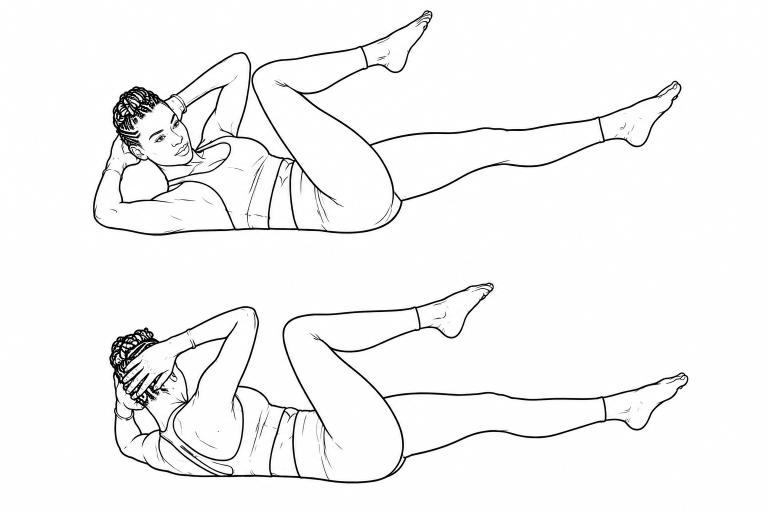
#> input picture design-files/form-guides/source/bicycle-crunch.png, 1536 x 1024 px, given in place of man-front-raising.jpg, which was not available (shown at 1/2 size)
$ python compose_screens.py
#> lines starting #> are read from the running program, lines starting #| are printed output that depends on the picture; pictures that were not available may be replaced by others from this repository, and a replacement may not be noted
"""
Compose 3 App Store preview screenshots for Flip 54.
Output: 1290x2796 PNGs in /tmp/flip54-screens/
"""
from PIL import Image, ImageDraw, ImageFont, ImageFilter
import os

W, H = 1320, 2868
DESIGN_FILES = "/Users/zcampbell/Claude/Flip 54/design-files"
FONTS = "/Users/zcampbell/Claude/Flip 54/Flip54/Resources/Fonts"
HEADLINE_FONT = f"{FONTS}/BarlowCondensed-ExtraBold.ttf"
SUBHEAD_FONT = "/Users/zcampbell/Claude/Flip 54/design-files/marketing/BarlowCondensed-LightItalic.ttf"  # same family, true italic at light weight
OUT = "/tmp/flip54-screens"
os.makedirs(OUT, exist_ok=True)

BRAND_RED = (200, 38, 44)
BRAND_RED_DARK = (42, 18, 20)  # redSoft from DS.swift
WHITE = (254, 254, 254)
CREAM = (240, 234, 224)  # goldLight from DS.swift
SUBHEAD_BG = (15, 15, 15)
LOGO_PATH = "/Users/zcampbell/Claude/Flip 54/Flip-54-Logo.png"


def smart_crop_to_portrait(img: Image.Image, target_w: int, target_h: int, focus_y_ratio: float = 0.4) -> Image.Image:
    """Crop image to target aspect ratio, scaling up so it fills, with a vertical focus point."""
    src_w, src_h = img.size
    target_ratio = target_w / target_h
    src_ratio = src_w / src_h

    if src_ratio > target_ratio:
        # source wider than target — fit by height, crop sides
        scale = target_h / src_h
        new_w = int(src_w * scale)
        new_h = target_h
        img2 = img.resize((new_w, new_h), Image.LANCZOS)
        x0 = (new_w - target_w) // 2
        return img2.crop((x0, 0, x0 + target_w, target_h))
    else:
        # source taller than target — fit by width, crop top/bottom around focus
        scale = target_w / src_w
        new_w = target_w
        new_h = int(src_h * scale)
        img2 = img.resize((new_w, new_h), Image.LANCZOS)
        focus = int(new_h * focus_y_ratio)
        y0 = max(0, min(new_h - target_h, focus - target_h // 2))
        return img2.crop((0, y0, target_w, y0 + target_h))


def vertical_gradient(width: int, height: int, top_alpha: int, bottom_alpha: int) -> Image.Image:
    """Black gradient from top_alpha at top to bottom_alpha at bottom."""
    grad = Image.new("L", (1, height))
    for y in range(height):
        t = y / max(1, height - 1)
        a = int(top_alpha + (bottom_alpha - top_alpha) * t)
        grad.putpixel((0, y), a)
    grad = grad.resize((width, height))
    out = Image.new("RGBA", (width, height), (0, 0, 0, 0))
    out.putalpha(grad)
    black = Image.new("RGBA", (width, height), (0, 0, 0, 255))
    black.putalpha(grad)
    return black


def wrap_lines(draw, text, font, max_width):
    """Greedy word wrap to fit max_width."""
    words = text.split()
    lines = []
    cur = ""
    for w in words:
        trial = (cur + " " + w).strip()
        if draw.textbbox((0, 0), trial, font=font)[2] <= max_width:
            cur = trial
        else:
            if cur:
                lines.append(cur)
            cur = w
    if cur:
        lines.append(cur)
    return lines


def load_subhead_font(size: int) -> ImageFont.FreeTypeFont:
    return ImageFont.truetype(SUBHEAD_FONT, size)


def render_subhead_line(text: str, font: ImageFont.FreeTypeFont, fill) -> Image.Image:
    """Render one line of subhead text using the font's natural italic (no synthetic skew)."""
    tmp = Image.new("RGBA", (1, 1))
    d = ImageDraw.Draw(tmp)
    bbox = d.textbbox((0, 0), text, font=font)
    pad = 4
    canvas_w = bbox[2] - bbox[0] + pad * 2
    canvas_h = bbox[3] - bbox[1] + pad * 2
    img = Image.new("RGBA", (canvas_w, canvas_h), (0, 0, 0, 0))
    d = ImageDraw.Draw(img)
    d.text((pad - bbox[0], pad - bbox[1]), text, font=font, fill=fill)
    return img


def draw_subhead_bar(img: Image.Image, text: str, font: ImageFont.FreeTypeFont, *, top_y: int, side_pad: int):
    """Render subhead as italic cream text inside a solid dark bar.
    Bars left-aligned to headline (start at side_pad). Each bar sized to its line + padding.
    Text inside bar: left-aligned horizontally, middle-aligned (vertically centered)."""
    draw = ImageDraw.Draw(img)
    max_w = img.width - side_pad * 2
    pad_x, pad_y = 36, 28
    inner_max_w = max_w - pad_x * 2

    lines = wrap_lines(draw, text, font, inner_max_w)
    rendered = [render_subhead_line(line, font, CREAM) for line in lines]

    line_h = max(r.height for r in rendered)
    bar_h = line_h + pad_y * 2

    y = top_y
    for r in rendered:
        bar_w = min(r.width + pad_x * 2, max_w)
        bx = side_pad
        by = y
        draw.rectangle([bx, by, bx + bar_w, by + bar_h], fill=SUBHEAD_BG)
        # Text: left-aligned with pad_x, vertically centered
        tx = bx + pad_x
        ty = by + (bar_h - r.height) // 2
        img.alpha_composite(r, (tx, ty))
        y += bar_h + 16


def draw_text_block(img: Image.Image, headline: str, subhead: str, *, headline_size: int = 200, subhead_size: int = 76,
                     top_y: int = 240, side_pad: int = 80, line_gap: float = 0.92, gap_after_headline: int = 60):
    """Draw an all-caps headline + dark-bar italic subhead block."""
    draw = ImageDraw.Draw(img)
    h_font = ImageFont.truetype(HEADLINE_FONT, headline_size)
    s_font = load_subhead_font(subhead_size)
    max_w = img.width - side_pad * 2

    headline_lines = []
    for raw_line in headline.split("\n"):
        headline_lines.extend(wrap_lines(draw, raw_line.upper(), h_font, max_w))

    y = top_y
    for line in headline_lines:
        bbox = draw.textbbox((0, 0), line, font=h_font)
        line_h = bbox[3] - bbox[1]
        draw.text((side_pad + 4, y + 6), line, font=h_font, fill=(0, 0, 0, 180))
        draw.text((side_pad, y), line, font=h_font, fill=WHITE)
        y += int(line_h * line_gap) + 18

    y += gap_after_headline + 10
    draw_subhead_bar(img, subhead, s_font, top_y=y, side_pad=side_pad)


def extract_wordmark(logo_path: str, threshold: int = 90) -> Image.Image:
    """Extract bright cream wordmark from the logo, dropping dark background + suit ghost."""
    logo = Image.open(logo_path).convert("RGBA")
    # Use luminance to alpha — bright pixels (the FLIP 54 wordmark) stay opaque, dark drops out
    luminance = logo.convert("L")
    alpha_mask = luminance.point(lambda v: v if v > threshold else 0)
    rgba = logo.copy()
    rgba.putalpha(alpha_mask)
    # Trim to bounding box of non-transparent pixels
    bbox = rgba.getbbox()
    if bbox:
        rgba = rgba.crop(bbox)
    return rgba


def draw_logo(img: Image.Image, *, max_width: int = 920, bottom_pad: int = 200):
    """Composite the Flip 54 wordmark (no background) as a large bottom element."""
    logo = extract_wordmark(LOGO_PATH)
    scale = max_width / logo.width
    new_size = (max_width, int(logo.height * scale))
    logo = logo.resize(new_size, Image.LANCZOS)
    x = (img.width - logo.width) // 2
    y = img.height - bottom_pad - logo.height
    img.alpha_composite(logo, (x, y))


def overlay_ui_card(img: Image.Image, screenshot_path: str, *, width: int = 580, rotation: float = -8,
                     bottom_offset: int = 220, x_offset: int = 0, shadow: bool = True):
    """Composite an app screenshot as a tilted floating card near the bottom-right."""
    ss = Image.open(screenshot_path).convert("RGBA")
    scale = width / ss.width
    new_size = (width, int(ss.height * scale))
    ss = ss.resize(new_size, Image.LANCZOS)

    # Round corners
    mask = Image.new("L", ss.size, 0)
    mdraw = ImageDraw.Draw(mask)
    mdraw.rounded_rectangle([0, 0, ss.width, ss.height], radius=44, fill=255)
    ss.putalpha(mask)

    # Add a subtle white border ring
    bordered = Image.new("RGBA", (ss.width + 12, ss.height + 12), (0, 0, 0, 0))
    bdraw = ImageDraw.Draw(bordered)
    bdraw.rounded_rectangle([0, 0, bordered.width, bordered.height], radius=50, fill=(255, 255, 255, 220))
    bordered.alpha_composite(ss, (6, 6))

    # Shadow
    if shadow:
        shadow_layer = Image.new("RGBA", (bordered.width + 80, bordered.height + 80), (0, 0, 0, 0))
        sdraw = ImageDraw.Draw(shadow_layer)
        sdraw.rounded_rectangle([40, 40, shadow_layer.width - 40, shadow_layer.height - 40],
                                radius=50, fill=(0, 0, 0, 160))
        shadow_layer = shadow_layer.filter(ImageFilter.GaussianBlur(28))
    else:
        shadow_layer = None

    # Rotate
    rotated = bordered.rotate(rotation, resample=Image.BICUBIC, expand=True)
    if shadow_layer is not None:
        shadow_rot = shadow_layer.rotate(rotation, resample=Image.BICUBIC, expand=True)

    # Position
    x = (img.width - rotated.width) // 2 + x_offset
    y = img.height - bottom_offset - rotated.height
    if shadow_layer is not None:
        sx = x - (shadow_rot.width - rotated.width) // 2
        sy = y - (shadow_rot.height - rotated.height) // 2 + 18
        img.alpha_composite(shadow_rot, (sx, sy))
    img.alpha_composite(rotated, (x, y))


def compose(photo_path: str, headline: str, subhead: str, out_path: str, *, focus_y: float = 0.35,
            top_overlay_alpha: int = 230, headline_size: int = 200,
            logo=False, ui_card=None):
#> called with subhead = 'Never the same twice.', out_path = '/tmp/flip54-screens/01-hook.png', focus_y = 0.5, top_overlay_alpha = 230, headline_size = 200, logo = True
    src = Image.open(photo_path).convert("RGB")
#> src is the input picture: PIL image 1536x1024 RGB; mean R, G, B 245.4, 245.3, 245.4
    canvas = smart_crop_to_portrait(src, W, H, focus_y_ratio=focus_y).convert("RGBA")
#> in smart_crop_to_portrait, `return img2.crop((x0, 0, x0 + target_w, target_h))`:
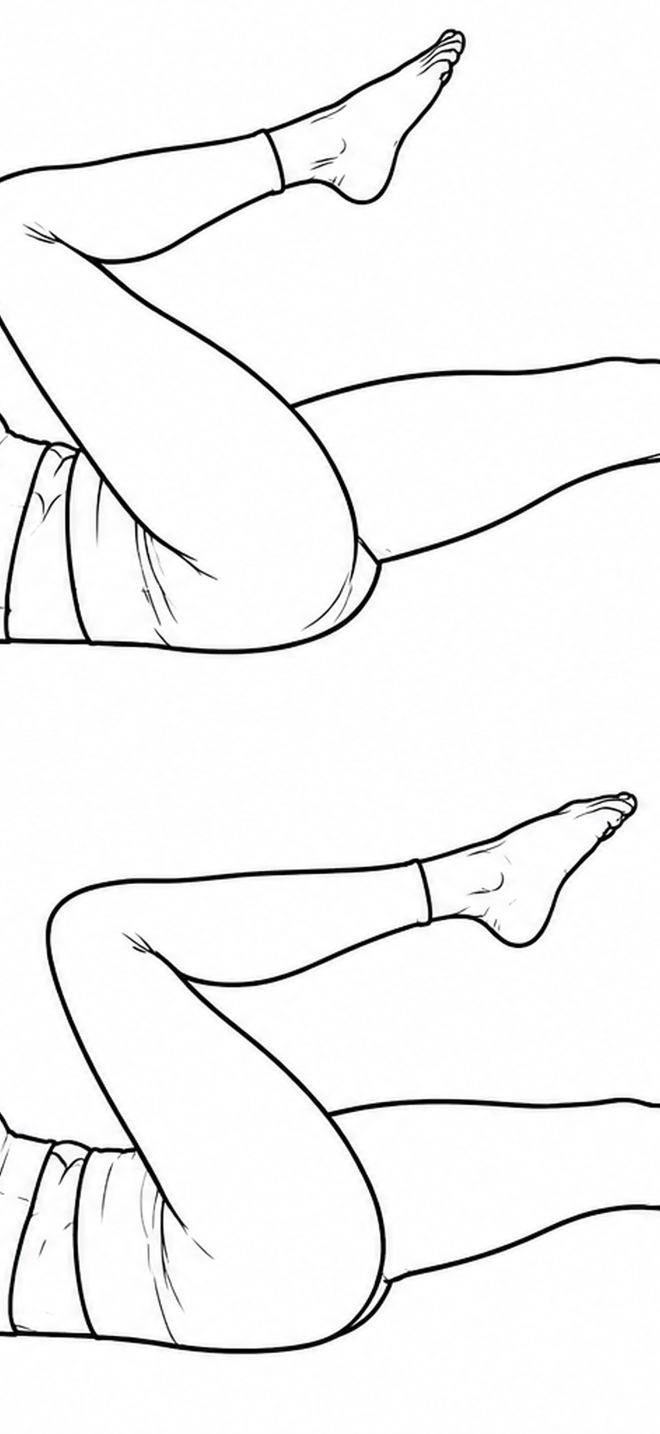
#> returned value: PIL image 1320x2868 RGB (shown at 1/2 size); mean R, G, B 244.2, 244.2, 244.2

    # Top darken gradient (for headline legibility) — covers top ~58% of image
    grad_h = int(H * 0.58)
    grad = vertical_gradient(W, grad_h, top_overlay_alpha, 0)
#> in vertical_gradient, `out = Image.new("RGBA", (width, height), (0, 0, 0, 0))`: out: PIL image 1320x1663 RGBA; every value is 0
    canvas.alpha_composite(grad, (0, 0))

    # Bottom vignette to anchor logo/footer area
    bottom_h = int(H * 0.28)
    bottom_grad = vertical_gradient(W, bottom_h, 0, 200)
#> call 2 of vertical_gradient, with width = 1320, height = 803, top_alpha = 0, bottom_alpha = 200
#> in vertical_gradient (call 2), `grad = grad.resize((width, height))`:
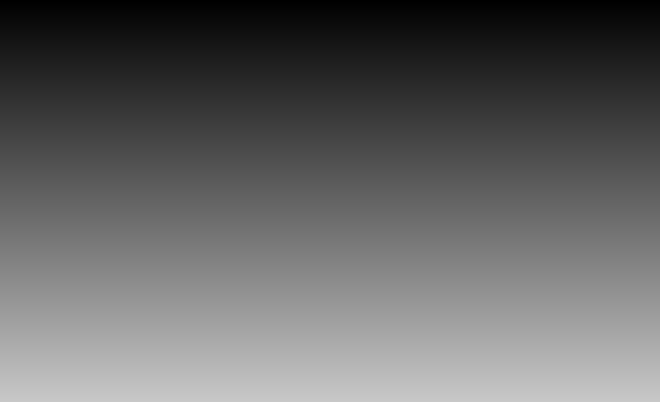
#> grad: PIL image 1320x803 L (shown at 1/2 size); min 0, max 200, mean 99.5
#> in vertical_gradient (call 2), `out = Image.new("RGBA", (width, height), (0, 0, 0, 0))`: out: PIL image 1320x803 RGBA; every value is 0
#> in vertical_gradient (call 2), `out.putalpha(grad)`:
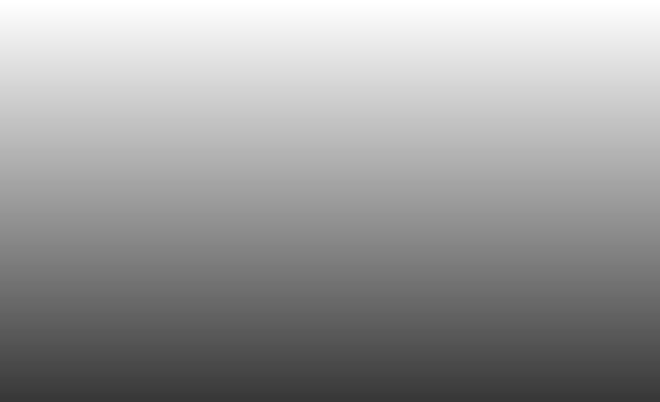
#> out: PIL image 1320x803 RGBA (shown at 1/2 size); mean R, G, B, A 0, 0, 0, 99.5; transparent parts drawn white
    canvas.alpha_composite(bottom_grad, (0, H - bottom_h))

    draw_text_block(canvas, headline, subhead, headline_size=headline_size)
#> after the loop in draw_text_block, `for raw_line in headline.split("\n"):`: headline_lines = ['FIFTY-FOUR', 'CARDS.', 'ONE', 'WORKOUT.']
#> the loop in draw_text_block, `for line in headline_lines:` made 4 passes
#> (line, bbox, y) on passes 1 to 4: ('FIFTY-FOUR', (0, 38, 1136, 189), 396), ('CARDS.', (0, 38, 760, 189), 552), ('ONE', (0, 38, 433, 189), 708), ('WORKOUT.', (0, 38, 1080, 189), 864)
#> after the loop in draw_text_block, `for line in headline_lines:`: y = 864
#> in draw_text_block, `y += gap_after_headline + 10`: y = 934
#> in draw_subhead_bar, `lines = wrap_lines(draw, text, font, inner_max_w)`: lines = ['Never the same twice.']
#> in render_subhead_line, `img = Image.new("RGBA", (canvas_w, canvas_h), (0, 0, 0, 0))`: img: PIL image 865x67 RGBA; every value is 0
#> in draw_subhead_bar, `rendered = [render_subhead_line(line, font, CREAM) for line in lines]`: rendered = 1 item
#> in draw_subhead_bar, `line_h = max(r.height for r in rendered)`: line_h = 67
#> in draw_subhead_bar, `bar_h = line_h + pad_y * 2`: bar_h = 123
#> in draw_subhead_bar, `y = top_y`: y = 934
#> the loop in draw_subhead_bar, `for r in rendered:` made 1 pass
#> (bar_w, bx, by, tx, ty, y) on pass 1: (937, 80, 934, 116, 962, 1073)
#> after the loop in draw_subhead_bar, `for r in rendered:`:
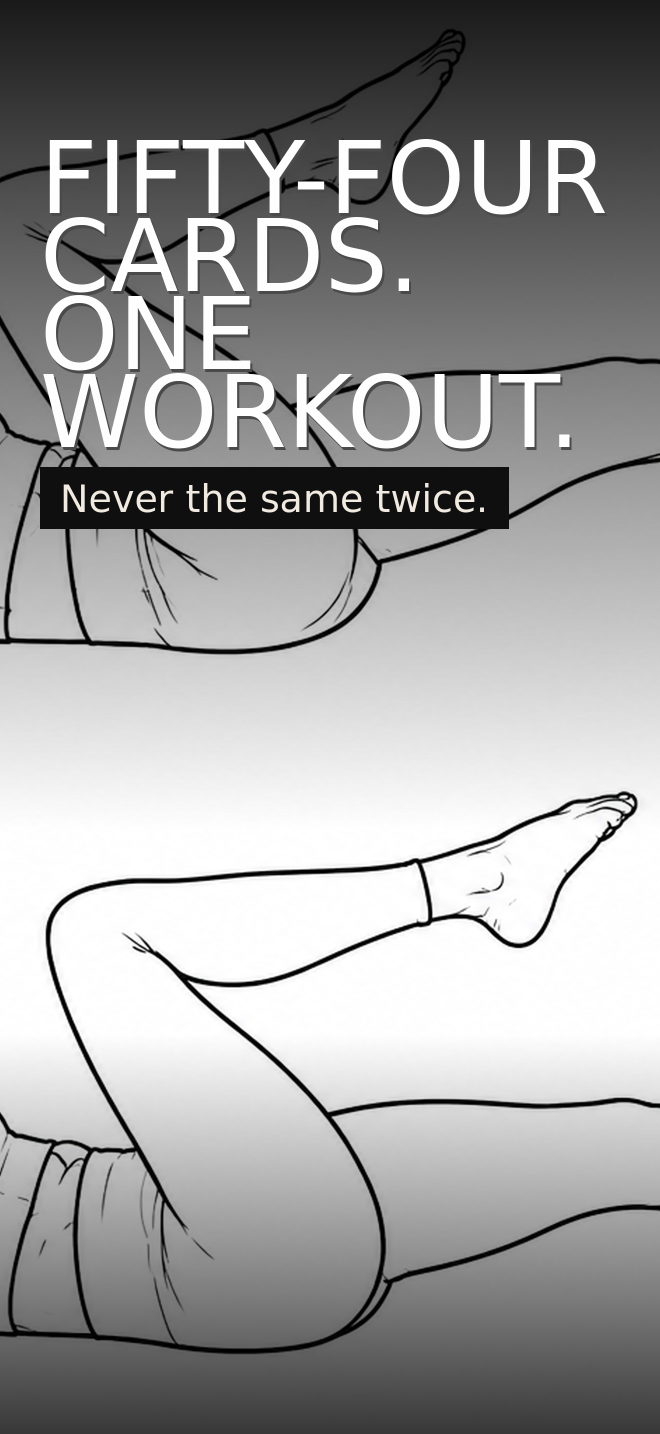
#> img: PIL image 1320x2868 RGBA (shown at 1/2 size); mean R, G, B, A 155.4, 155.4, 155.4, 254.2; transparent parts drawn white
#> after the loop in draw_subhead_bar, `for r in rendered:`: y = 1073

    if ui_card:
        overlay_ui_card(canvas, **ui_card)

    if logo:
        draw_logo(canvas)
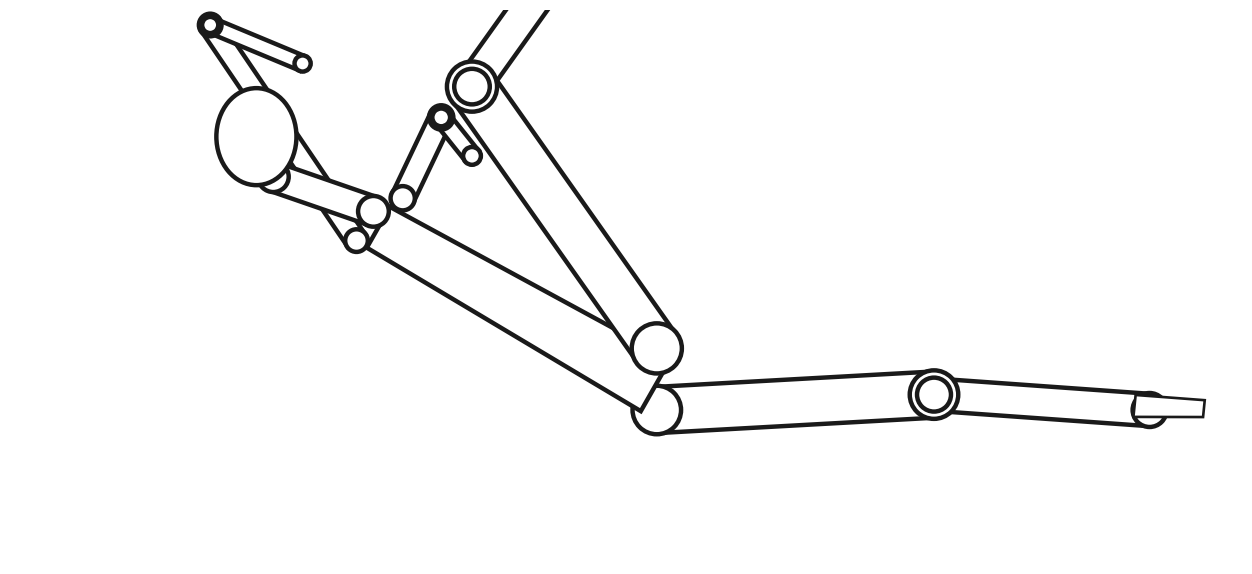
#> input picture design-files/form-guides/source/bicycle_crunch_a.png, 1252 x 574 px, given in place of Flip-54-Logo.png, which was not available
#> in extract_wordmark, logo is the input picture: PIL image 1252x574 RGBA; mean R, G, B, A 248.2, 248.2, 248.2, 255
#> in extract_wordmark, `bbox = rgba.getbbox()`: bbox = (0, 0, 1252, 574)

    canvas.convert("RGB").save(out_path, "PNG", optimize=True)
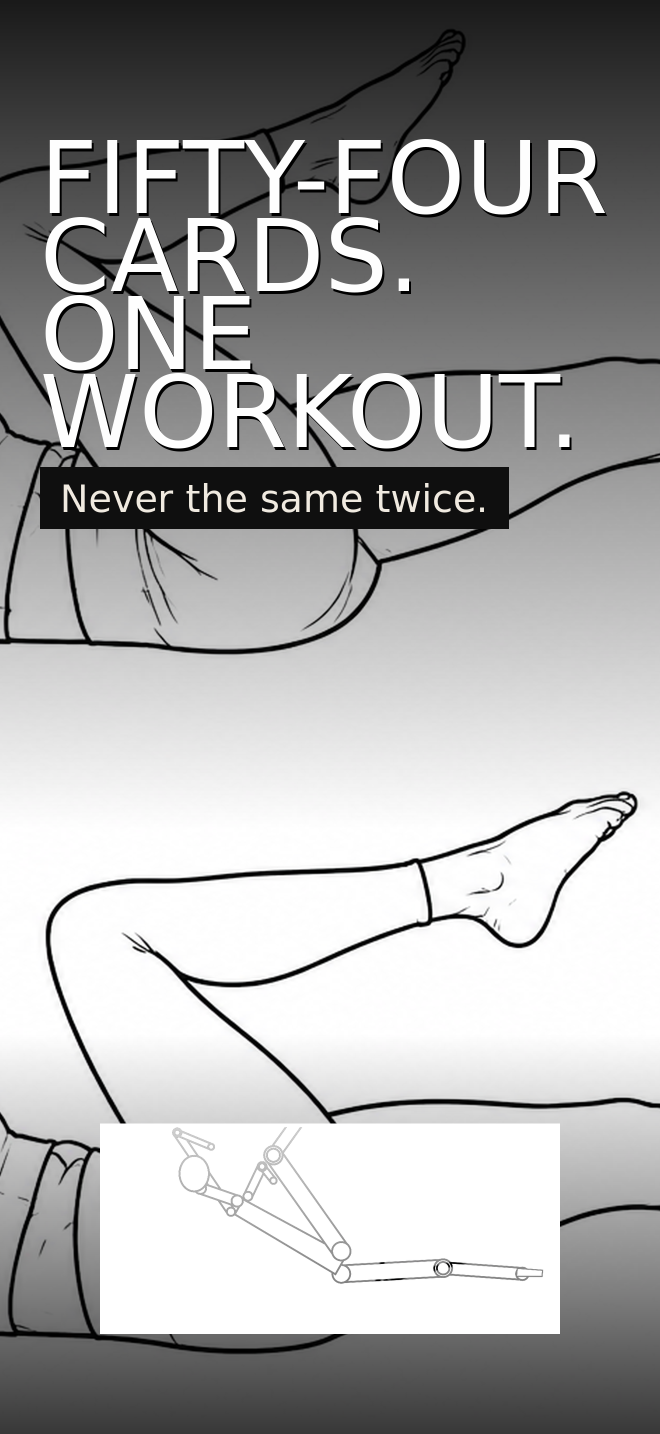
#> saved as 01-hook.png: PIL image 1320x2868 RGB (shown at 1/2 size); mean R, G, B 165.7, 165.7, 165.7
    print(f"wrote {out_path}")


screens = [
    {
        "photo": "man-front-raising.jpg",
        "headline": "Fifty-four cards.\nOne workout.",
        "subhead": "Never the same twice.",
        "out": "01-hook.png",
        "focus_y": 0.5,
        "logo": True,
    },
    {
        "photo": "woman-crunching.jpg",
        "headline": "Four suits.\nEvery area.",
        "subhead": "Each suit is a body target. Match it to whatever exercise fits your space and gear.",
        "out": "02-mechanic.png",
        "focus_y": 0.55,
        "top_overlay_alpha": 235,
        "ui_card": {
            "screenshot_path": "/tmp/flip54-shots/suit-mapping.png",
            "width": 640,
            "rotation": -7,
            "bottom_offset": 240,
            "x_offset": 80,
        },
    },
    {
        "photo": "man-high-knees.jpg",
        "headline": "Cardio. Strength.\nAnywhere.",
        "subhead": "Fast for HIIT. Slow for strength. Always different.",
        "out": "03-versatility.png",
        "focus_y": 0.45,
        "ui_card": {
            "screenshot_path": "/tmp/flip54-shots/active-card.png",
            "width": 620,
            "rotation": 6,
            "bottom_offset": 240,
            "x_offset": -90,
        },
    },
]

for s in screens:
#> (the run stopped early here; a loop or call above may not have finished)
